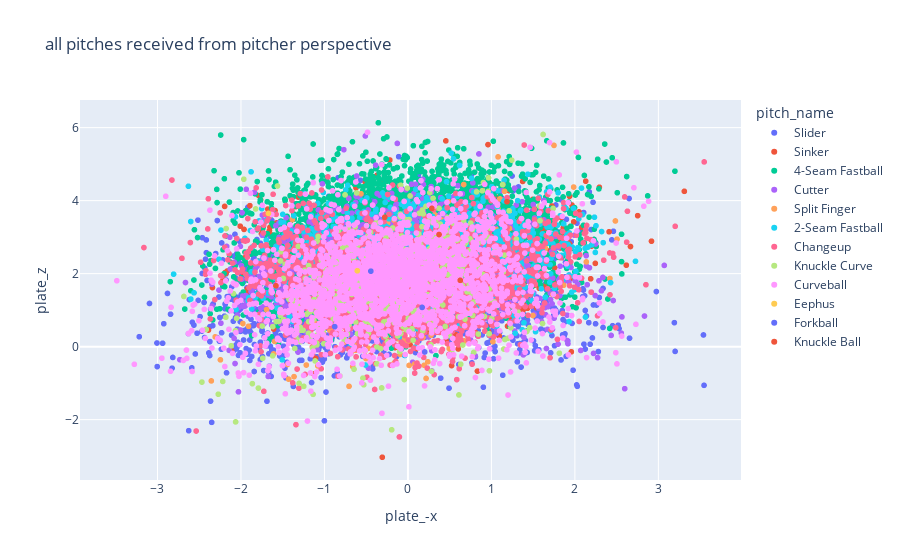

Notebook source saved alongside this figure:
### Code cell
all_pitches_plot = px.scatter(df, x='plate_-x', y='plate_z', 
                              title='all pitches received from pitcher perspective',
                              color='pitch_name',)
# center of plate at ground = (0,0)

all_pitches_plot.show()

### Figure 1 — Plotly figure (JSON) as saved in the notebook; plotly's stock layout.template omitted (floating-point values rounded to 4 significant figures; data arrays with more than 128 entries replaced by an {"elided": "..."} marker saying what was removed)
{"data": [{"hovertemplate": "pitch_name=Slider<br>plate_-x=%{x}<br>plate_z=%{y}<extra></extra>", "legendgroup": "Slider", "marker": {"color": "#636efa", "symbol": "circle"}, "mode": "markers", "name": "Slider", "showlegend": true, "type": "scattergl", "x": {"elided": "4205 float values"}, "xaxis": "x", "y": {"elided": "4205 float values"}, "yaxis": "y"}, {"hovertemplate": "pitch_name=Sinker<br>plate_-x=%{x}<br>plate_z=%{y}<extra></extra>", "legendgroup": "Sinker", "marker": {"color": "#EF553B", "symbol": "circle"}, "mode": "markers", "name": "Sinker", "showlegend": true, "type": "scattergl", "x": {"elided": "1709 float values"}, "xaxis": "x", "y": {"elided": "1709 float values"}, "yaxis": "y"}, {"hovertemplate": "pitch_name=4-Seam Fastball<br>plate_-x=%{x}<br>plate_z=%{y}<extra></extra>", "legendgroup": "4-Seam Fastball", "marker": {"color": "#00cc96", "symbol": "circle"}, "mode": "markers", "name": "4-Seam Fastball", "showlegend": true, "type": "scattergl", "x": {"elided": "8324 float values"}, "xaxis": "x", "y": {"elided": "8324 float values"}, "yaxis": "y"}, {"hovertemplate": "pitch_name=Cutter<br>plate_-x=%{x}<br>plate_z=%{y}<extra></extra>", "legendgroup": "Cutter", "marker": {"color": "#ab63fa", "symbol": "circle"}, "mode": "markers", "name": "Cutter", "showlegend": true, "type": "scattergl", "x": {"elided": "1733 float values"}, "xaxis": "x", "y": {"elided": "1733 float values"}, "yaxis": "y"}, {"hovertemplate": "pitch_name=Split Finger<br>plate_-x=%{x}<br>plate_z=%{y}<extra></extra>", "legendgroup": "Split Finger", "marker": {"color": "#FFA15A", "symbol": "circle"}, "mode": "markers", "name": "Split Finger", "showlegend": true, "type": "scattergl", "x": {"elided": "398 float values"}, "xaxis": "x", "y": {"elided": "398 float values"}, "yaxis": "y"}, {"hovertemplate": "pitch_name=2-Seam Fastball<br>plate_-x=%{x}<br>plate_z=%{y}<extra></extra>", "legendgroup": "2-Seam Fastball", "marker": {"color": "#19d3f3", "symbol": "circle"}, "mode": "markers", "name": "2-Seam Fastball", "showlegend": true, "type": "scattergl", "x": {"elided": "1935 float values"}, "xaxis": "x", "y": {"elided": "1935 float values"}, "yaxis": "y"}, {"hovertemplate": "pitch_name=Changeup<br>plate_-x=%{x}<br>plate_z=%{y}<extra></extra>", "legendgroup": "Changeup", "marker": {"color": "#FF6692", "symbol": "circle"}, "mode": "markers", "name": "Changeup", "showlegend": true, "type": "scattergl", "x": {"elided": "2632 float values"}, "xaxis": "x", "y": {"elided": "2632 float values"}, "yaxis": "y"}, {"hovertemplate": "pitch_name=Knuckle Curve<br>plate_-x=%{x}<br>plate_z=%{y}<extra></extra>", "legendgroup": "Knuckle Curve", "marker": {"color": "#B6E880", "symbol": "circle"}, "mode": "markers", "name": "Knuckle Curve", "showlegend": true, "type": "scattergl", "x": {"elided": "586 float values"}, "xaxis": "x", "y": {"elided": "586 float values"}, "yaxis": "y"}, {"hovertemplate": "pitch_name=Curveball<br>plate_-x=%{x}<br>plate_z=%{y}<extra></extra>", "legendgroup": "Curveball", "marker": {"color": "#FF97FF", "symbol": "circle"}, "mode": "markers", "name": "Curveball", "showlegend": true, "type": "scattergl", "x": {"elided": "2365 float values"}, "xaxis": "x", "y": {"elided": "2365 float values"}, "yaxis": "y"}, {"hovertemplate": "pitch_name=Eephus<br>plate_-x=%{x}<br>plate_z=%{y}<extra></extra>", "legendgroup": "Eephus", "marker": {"color": "#FECB52", "symbol": "circle"}, "mode": "markers", "name": "Eephus", "showlegend": true, "type": "scattergl", "x": [-0.6062, -1.671], "xaxis": "x", "y": [2.079, 3.65], "yaxis": "y"}, {"hovertemplate": "pitch_name=Forkball<br>plate_-x=%{x}<br>plate_z=%{y}<extra></extra>", "legendgroup": "Forkball", "marker": {"color": "#636efa", "symbol": "circle"}, "mode": "markers", "name": "Forkball", "showlegend": true, "type": "scattergl", "x": [-0.4443, -0.8774, 0.2015, 0.17], "xaxis": "x", "y": [2.068, 0.5478, -0.1456, 1.075], "yaxis": "y"}, {"hovertemplate": "pitch_name=Knuckle Ball<br>plate_-x=%{x}<br>plate_z=%{y}<extra></extra>", "legendgroup": "Knuckle Ball", "marker": {"color": "#EF553B", "symbol": "circle"}, "mode": "markers", "name": "Knuckle Ball", "showlegend": true, "type": "scattergl", "x": [2.616, -0.2775, 0.286, 0.6268, 1.187, 0.3726, -1.581, 0.9593], "xaxis": "x", "y": [2.232, 3.545, 3.788, 1.818, 3.97, 3.071, 1.666, 5.535], "yaxis": "y"}], "layout": {"autosize": true, "legend": {"title": {"text": "pitch_name"}, "tracegroupgap": 0}, "title": {"text": "all pitches received from pitcher perspective"}, "xaxis": {"anchor": "y", "autorange": true, "domain": [0, 1], "range": [-3.924, 3.985], "title": {"text": "plate_-x"}, "type": "linear"}, "yaxis": {"anchor": "x", "autorange": true, "domain": [0, 1], "range": [-3.702, 6.805], "title": {"text": "plate_z"}, "type": "linear"}}}
